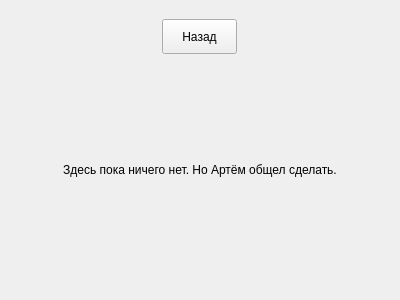
<?xml version="1.0" encoding="UTF-8"?>
<ui version="4.0">
 <class>OrdersHistory</class>
 <widget class="QWidget" name="OrdersHistory">
  <property name="geometry">
   <rect>
    <x>0</x>
    <y>0</y>
    <width>400</width>
    <height>300</height>
   </rect>
  </property>
  <property name="windowTitle">
   <string>Form</string>
  </property>
  <layout class="QVBoxLayout" name="verticalLayout_2">
   <item>
    <layout class="QVBoxLayout" name="verticalLayout">
     <item>
      <layout class="QHBoxLayout" name="horizontalLayout">
       <item>
        <widget class="QPushButton" name="backToChoosingServiceButton">
         <property name="maximumSize">
          <size>
           <width>75</width>
           <height>35</height>
          </size>
         </property>
         <property name="text">
          <string>Назад</string>
         </property>
        </widget>
       </item>
      </layout>
     </item>
     <item>
      <layout class="QHBoxLayout" name="horizontalLayout_2">
       <item>
        <widget class="QLabel" name="label">
         <property name="minimumSize">
          <size>
           <width>0</width>
           <height>220</height>
          </size>
         </property>
         <property name="maximumSize">
          <size>
           <width>16777215</width>
           <height>220</height>
          </size>
         </property>
         <property name="text">
          <string>&lt;html&gt;&lt;head/&gt;&lt;body&gt;&lt;p align=&quot;center&quot;&gt;Здесь пока ничего нет. Но Артём общел сделать.&lt;/p&gt;&lt;/body&gt;&lt;/html&gt;</string>
         </property>
        </widget>
       </item>
      </layout>
     </item>
    </layout>
   </item>
  </layout>
 </widget>
 <resources/>
 <connections/>
</ui>
